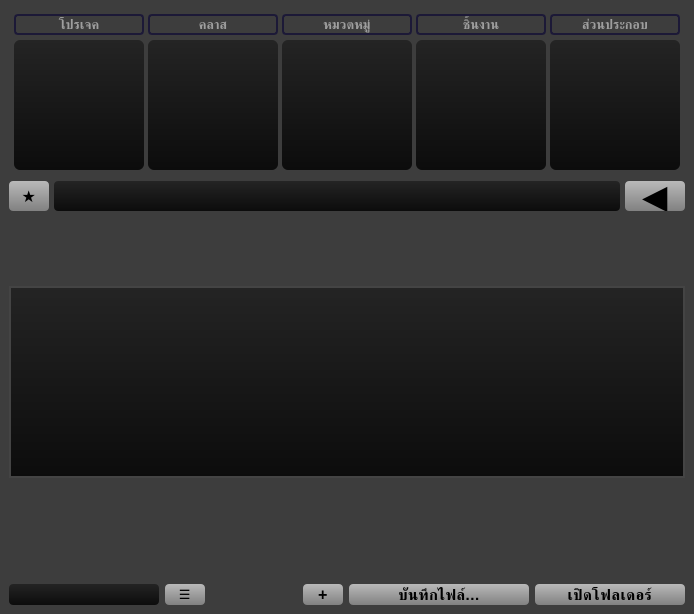
<?xml version="1.0" encoding="UTF-8"?>
<ui version="4.0">
 <class>MainWindow</class>
 <widget class="QMainWindow" name="MainWindow">
  <property name="geometry">
   <rect>
    <x>0</x>
    <y>0</y>
    <width>694</width>
    <height>614</height>
   </rect>
  </property>
  <property name="sizePolicy">
   <sizepolicy hsizetype="Minimum" vsizetype="Minimum">
    <horstretch>0</horstretch>
    <verstretch>0</verstretch>
   </sizepolicy>
  </property>
  <property name="windowTitle">
   <string>MainWindow</string>
  </property>
  <property name="toolTip">
   <string/>
  </property>
  <property name="statusTip">
   <string/>
  </property>
  <property name="whatsThis">
   <string/>
  </property>
  <property name="accessibleName">
   <string/>
  </property>
  <property name="accessibleDescription">
   <string/>
  </property>
  <property name="styleSheet">
   <string notr="true">background-color:rgb(61, 61, 61)</string>
  </property>
  <widget class="QWidget" name="centralwidget">
   <layout class="QGridLayout" name="gridLayout_2">
    <item row="1" column="0">
     <widget class="QWidget" name="widget_5" native="true">
      <property name="maximumSize">
       <size>
        <width>16777215</width>
        <height>16777215</height>
       </size>
      </property>
      <layout class="QGridLayout" name="gridLayout_8">
       <property name="leftMargin">
        <number>5</number>
       </property>
       <property name="topMargin">
        <number>5</number>
       </property>
       <property name="rightMargin">
        <number>5</number>
       </property>
       <property name="bottomMargin">
        <number>5</number>
       </property>
       <property name="spacing">
        <number>4</number>
       </property>
       <item row="0" column="3">
        <widget class="QWidget" name="widget_6" native="true">
         <layout class="QGridLayout" name="gridLayout_9">
          <property name="leftMargin">
           <number>0</number>
          </property>
          <property name="topMargin">
           <number>0</number>
          </property>
          <property name="rightMargin">
           <number>0</number>
          </property>
          <property name="bottomMargin">
           <number>0</number>
          </property>
          <property name="horizontalSpacing">
           <number>0</number>
          </property>
          <property name="verticalSpacing">
           <number>5</number>
          </property>
          <item row="1" column="0">
           <widget class="QListWidget" name="listWidget_shot">
            <property name="maximumSize">
             <size>
              <width>130</width>
              <height>130</height>
             </size>
            </property>
            <property name="font">
             <font>
              <pointsize>10</pointsize>
              <weight>50</weight>
              <bold>false</bold>
             </font>
            </property>
            <property name="styleSheet">
             <string notr="true">QListWidget {
    background-color:qlineargradient(spread:pad, x1:0, y1:1, x2:0, y2:0, stop:0 rgba(12, 12, 12, 255), stop:1 rgba(36, 36, 36, 255));
        color: white;       /* optional: เปลี่ยนสีตัวหนังสือด้วย */
	border-radius:6px;
    }

QListWidget::item:selected {
   background-color:      qlineargradient(spread:pad, x1:1, y1:0, x2:1, y2:1, stop:0 rgba(243, 159, 89, 255), stop:1 rgba(197, 131, 76, 255));
        color: black;       /* optional: เปลี่ยนสีตัวหนังสือด้วย */
    }
</string>
            </property>
           </widget>
          </item>
          <item row="0" column="0">
           <widget class="QLineEdit" name="lineEdit_search_shot">
            <property name="sizePolicy">
             <sizepolicy hsizetype="Expanding" vsizetype="Minimum">
              <horstretch>0</horstretch>
              <verstretch>0</verstretch>
             </sizepolicy>
            </property>
            <property name="minimumSize">
             <size>
              <width>0</width>
              <height>0</height>
             </size>
            </property>
            <property name="maximumSize">
             <size>
              <width>130</width>
              <height>16777215</height>
             </size>
            </property>
            <property name="font">
             <font>
              <pointsize>10</pointsize>
              <weight>75</weight>
              <bold>true</bold>
             </font>
            </property>
            <property name="focusPolicy">
             <enum>Qt::ClickFocus</enum>
            </property>
            <property name="toolTip">
             <string/>
            </property>
            <property name="statusTip">
             <string>ค้นหาชื่อของงาน</string>
            </property>
            <property name="styleSheet">
             <string notr="true">QLineEdit {
	color:white;
    /* ต้องมีขอบ */
    /* ต้องมีรัศมี */
    /* Padding สำคัญมากเพื่อให้รูปร่างโค้งมนสวยงาม */
	
	 border: 2px solid rgb(28, 25, 55);
border-radius: 4px;
}</string>
            </property>
            <property name="text">
             <string/>
            </property>
            <property name="alignment">
             <set>Qt::AlignCenter</set>
            </property>
            <property name="placeholderText">
             <string>ชิ้นงาน</string>
            </property>
            <property name="clearButtonEnabled">
             <bool>true</bool>
            </property>
           </widget>
          </item>
         </layout>
        </widget>
       </item>
       <item row="0" column="0">
        <widget class="QWidget" name="widget_2" native="true">
         <layout class="QGridLayout" name="gridLayout_5">
          <property name="leftMargin">
           <number>0</number>
          </property>
          <property name="topMargin">
           <number>0</number>
          </property>
          <property name="rightMargin">
           <number>0</number>
          </property>
          <property name="bottomMargin">
           <number>0</number>
          </property>
          <property name="horizontalSpacing">
           <number>0</number>
          </property>
          <property name="verticalSpacing">
           <number>5</number>
          </property>
          <item row="1" column="0">
           <widget class="QListWidget" name="listWidget_project">
            <property name="maximumSize">
             <size>
              <width>130</width>
              <height>130</height>
             </size>
            </property>
            <property name="font">
             <font>
              <pointsize>10</pointsize>
              <weight>50</weight>
              <bold>false</bold>
             </font>
            </property>
            <property name="styleSheet">
             <string notr="true">QListWidget {
    background-color:qlineargradient(spread:pad, x1:0, y1:1, x2:0, y2:0, stop:0 rgba(12, 12, 12, 255), stop:1 rgba(36, 36, 36, 255));
        color: white;       /* optional: เปลี่ยนสีตัวหนังสือด้วย */
	border-radius:6px;
    }

QListWidget::item:selected {
   background-color:      qlineargradient(spread:pad, x1:1, y1:0, x2:1, y2:1, stop:0 rgba(243, 159, 89, 255), stop:1 rgba(197, 131, 76, 255));
        color: black;       /* optional: เปลี่ยนสีตัวหนังสือด้วย */
    }
</string>
            </property>
           </widget>
          </item>
          <item row="0" column="0">
           <widget class="QLineEdit" name="lineEdit_search_project">
            <property name="sizePolicy">
             <sizepolicy hsizetype="Expanding" vsizetype="Minimum">
              <horstretch>0</horstretch>
              <verstretch>0</verstretch>
             </sizepolicy>
            </property>
            <property name="minimumSize">
             <size>
              <width>0</width>
              <height>0</height>
             </size>
            </property>
            <property name="maximumSize">
             <size>
              <width>130</width>
              <height>16777215</height>
             </size>
            </property>
            <property name="font">
             <font>
              <pointsize>10</pointsize>
              <weight>75</weight>
              <bold>true</bold>
             </font>
            </property>
            <property name="focusPolicy">
             <enum>Qt::ClickFocus</enum>
            </property>
            <property name="toolTip">
             <string/>
            </property>
            <property name="statusTip">
             <string>ค้นหาชื่อของงาน</string>
            </property>
            <property name="styleSheet">
             <string notr="true">QLineEdit {
	color:white;
    /* ต้องมีขอบ */
    /* ต้องมีรัศมี */
    /* Padding สำคัญมากเพื่อให้รูปร่างโค้งมนสวยงาม */
	
	 border: 2px solid rgb(28, 25, 55);
border-radius: 4px;
}</string>
            </property>
            <property name="alignment">
             <set>Qt::AlignCenter</set>
            </property>
            <property name="placeholderText">
             <string>โปรเจค</string>
            </property>
            <property name="clearButtonEnabled">
             <bool>true</bool>
            </property>
           </widget>
          </item>
         </layout>
        </widget>
       </item>
       <item row="0" column="2">
        <widget class="QWidget" name="widget_4" native="true">
         <layout class="QGridLayout" name="gridLayout_7">
          <property name="leftMargin">
           <number>0</number>
          </property>
          <property name="topMargin">
           <number>0</number>
          </property>
          <property name="rightMargin">
           <number>0</number>
          </property>
          <property name="bottomMargin">
           <number>0</number>
          </property>
          <property name="horizontalSpacing">
           <number>0</number>
          </property>
          <property name="verticalSpacing">
           <number>5</number>
          </property>
          <item row="1" column="0">
           <widget class="QListWidget" name="listWidget_scene">
            <property name="maximumSize">
             <size>
              <width>130</width>
              <height>130</height>
             </size>
            </property>
            <property name="font">
             <font>
              <pointsize>10</pointsize>
              <weight>50</weight>
              <bold>false</bold>
             </font>
            </property>
            <property name="styleSheet">
             <string notr="true">QListWidget {
    background-color:qlineargradient(spread:pad, x1:0, y1:1, x2:0, y2:0, stop:0 rgba(12, 12, 12, 255), stop:1 rgba(36, 36, 36, 255));
        color: white;       /* optional: เปลี่ยนสีตัวหนังสือด้วย */
	border-radius:6px;
    }

QListWidget::item:selected {
   background-color:      qlineargradient(spread:pad, x1:1, y1:0, x2:1, y2:1, stop:0 rgba(243, 159, 89, 255), stop:1 rgba(197, 131, 76, 255));
        color: black;       /* optional: เปลี่ยนสีตัวหนังสือด้วย */
    }
</string>
            </property>
           </widget>
          </item>
          <item row="0" column="0">
           <widget class="QLineEdit" name="lineEdit_search_scene">
            <property name="sizePolicy">
             <sizepolicy hsizetype="Expanding" vsizetype="Minimum">
              <horstretch>0</horstretch>
              <verstretch>0</verstretch>
             </sizepolicy>
            </property>
            <property name="minimumSize">
             <size>
              <width>0</width>
              <height>0</height>
             </size>
            </property>
            <property name="maximumSize">
             <size>
              <width>130</width>
              <height>16777215</height>
             </size>
            </property>
            <property name="font">
             <font>
              <pointsize>10</pointsize>
              <weight>75</weight>
              <bold>true</bold>
             </font>
            </property>
            <property name="focusPolicy">
             <enum>Qt::ClickFocus</enum>
            </property>
            <property name="toolTip">
             <string/>
            </property>
            <property name="statusTip">
             <string>ค้นหาชื่อของงาน</string>
            </property>
            <property name="styleSheet">
             <string notr="true">QLineEdit {
	color:white;
    /* ต้องมีขอบ */
    /* ต้องมีรัศมี */
    /* Padding สำคัญมากเพื่อให้รูปร่างโค้งมนสวยงาม */
	
	 border: 2px solid rgb(28, 25, 55);
border-radius: 4px;
}</string>
            </property>
            <property name="alignment">
             <set>Qt::AlignCenter</set>
            </property>
            <property name="placeholderText">
             <string>หมวดหมู่</string>
            </property>
            <property name="clearButtonEnabled">
             <bool>true</bool>
            </property>
           </widget>
          </item>
         </layout>
        </widget>
       </item>
       <item row="0" column="1">
        <widget class="QWidget" name="widget_3" native="true">
         <layout class="QGridLayout" name="gridLayout_6">
          <property name="leftMargin">
           <number>0</number>
          </property>
          <property name="topMargin">
           <number>0</number>
          </property>
          <property name="rightMargin">
           <number>0</number>
          </property>
          <property name="bottomMargin">
           <number>0</number>
          </property>
          <property name="horizontalSpacing">
           <number>0</number>
          </property>
          <property name="verticalSpacing">
           <number>5</number>
          </property>
          <item row="1" column="0">
           <widget class="QListWidget" name="listWidget_class">
            <property name="maximumSize">
             <size>
              <width>130</width>
              <height>130</height>
             </size>
            </property>
            <property name="font">
             <font>
              <pointsize>10</pointsize>
              <weight>50</weight>
              <bold>false</bold>
             </font>
            </property>
            <property name="styleSheet">
             <string notr="true">QListWidget {
    background-color:qlineargradient(spread:pad, x1:0, y1:1, x2:0, y2:0, stop:0 rgba(12, 12, 12, 255), stop:1 rgba(36, 36, 36, 255));
        color: white;       /* optional: เปลี่ยนสีตัวหนังสือด้วย */
	border-radius:6px;
    }

QListWidget::item:selected {
   background-color:      qlineargradient(spread:pad, x1:1, y1:0, x2:1, y2:1, stop:0 rgba(243, 159, 89, 255), stop:1 rgba(197, 131, 76, 255));
        color: black;       /* optional: เปลี่ยนสีตัวหนังสือด้วย */
    }
</string>
            </property>
           </widget>
          </item>
          <item row="0" column="0">
           <widget class="QLineEdit" name="lineEdit_search_class">
            <property name="sizePolicy">
             <sizepolicy hsizetype="Expanding" vsizetype="Minimum">
              <horstretch>0</horstretch>
              <verstretch>0</verstretch>
             </sizepolicy>
            </property>
            <property name="minimumSize">
             <size>
              <width>0</width>
              <height>0</height>
             </size>
            </property>
            <property name="maximumSize">
             <size>
              <width>130</width>
              <height>16777215</height>
             </size>
            </property>
            <property name="font">
             <font>
              <pointsize>10</pointsize>
              <weight>75</weight>
              <bold>true</bold>
             </font>
            </property>
            <property name="focusPolicy">
             <enum>Qt::ClickFocus</enum>
            </property>
            <property name="toolTip">
             <string/>
            </property>
            <property name="statusTip">
             <string>ค้นหาชื่อของงาน</string>
            </property>
            <property name="styleSheet">
             <string notr="true">QLineEdit {
	color:white;
    /* ต้องมีขอบ */
    /* ต้องมีรัศมี */
    /* Padding สำคัญมากเพื่อให้รูปร่างโค้งมนสวยงาม */
	
	 border: 2px solid rgb(28, 25, 55);
border-radius: 4px;
}</string>
            </property>
            <property name="text">
             <string/>
            </property>
            <property name="alignment">
             <set>Qt::AlignCenter</set>
            </property>
            <property name="placeholderText">
             <string>คลาส</string>
            </property>
            <property name="clearButtonEnabled">
             <bool>true</bool>
            </property>
           </widget>
          </item>
         </layout>
        </widget>
       </item>
       <item row="0" column="4">
        <widget class="QWidget" name="widget_7" native="true">
         <layout class="QGridLayout" name="gridLayout_10">
          <property name="leftMargin">
           <number>0</number>
          </property>
          <property name="topMargin">
           <number>0</number>
          </property>
          <property name="rightMargin">
           <number>0</number>
          </property>
          <property name="bottomMargin">
           <number>0</number>
          </property>
          <property name="horizontalSpacing">
           <number>0</number>
          </property>
          <property name="verticalSpacing">
           <number>5</number>
          </property>
          <item row="1" column="0">
           <widget class="QListWidget" name="listWidget_element">
            <property name="maximumSize">
             <size>
              <width>130</width>
              <height>130</height>
             </size>
            </property>
            <property name="font">
             <font>
              <pointsize>10</pointsize>
              <weight>50</weight>
              <bold>false</bold>
             </font>
            </property>
            <property name="styleSheet">
             <string notr="true">QListWidget {
    background-color:qlineargradient(spread:pad, x1:0, y1:1, x2:0, y2:0, stop:0 rgba(12, 12, 12, 255), stop:1 rgba(36, 36, 36, 255));
        color: white;       /* optional: เปลี่ยนสีตัวหนังสือด้วย */
	border-radius:6px;
    }

QListWidget::item:selected {
   background-color:      qlineargradient(spread:pad, x1:1, y1:0, x2:1, y2:1, stop:0 rgba(243, 159, 89, 255), stop:1 rgba(197, 131, 76, 255));
        color: black;       /* optional: เปลี่ยนสีตัวหนังสือด้วย */
    }
</string>
            </property>
           </widget>
          </item>
          <item row="0" column="0">
           <widget class="QLineEdit" name="lineEdit_search_element">
            <property name="sizePolicy">
             <sizepolicy hsizetype="Expanding" vsizetype="Minimum">
              <horstretch>0</horstretch>
              <verstretch>0</verstretch>
             </sizepolicy>
            </property>
            <property name="minimumSize">
             <size>
              <width>0</width>
              <height>0</height>
             </size>
            </property>
            <property name="maximumSize">
             <size>
              <width>130</width>
              <height>16777215</height>
             </size>
            </property>
            <property name="font">
             <font>
              <pointsize>10</pointsize>
              <weight>75</weight>
              <bold>true</bold>
             </font>
            </property>
            <property name="focusPolicy">
             <enum>Qt::ClickFocus</enum>
            </property>
            <property name="toolTip">
             <string/>
            </property>
            <property name="statusTip">
             <string>ค้นหาชื่อของงาน</string>
            </property>
            <property name="styleSheet">
             <string notr="true">QLineEdit {
	color:white;
    /* ต้องมีขอบ */
    /* ต้องมีรัศมี */
    /* Padding สำคัญมากเพื่อให้รูปร่างโค้งมนสวยงาม */
	
	 border: 2px solid rgb(28, 25, 55);
border-radius: 4px;
}</string>
            </property>
            <property name="alignment">
             <set>Qt::AlignCenter</set>
            </property>
            <property name="placeholderText">
             <string>ส่วนประกอบ</string>
            </property>
            <property name="clearButtonEnabled">
             <bool>true</bool>
            </property>
           </widget>
          </item>
         </layout>
        </widget>
       </item>
      </layout>
     </widget>
    </item>
    <item row="2" column="0">
     <widget class="QWidget" name="widget" native="true">
      <property name="minimumSize">
       <size>
        <width>30</width>
        <height>0</height>
       </size>
      </property>
      <property name="maximumSize">
       <size>
        <width>16777215</width>
        <height>30</height>
       </size>
      </property>
      <layout class="QGridLayout" name="gridLayout">
       <property name="leftMargin">
        <number>0</number>
       </property>
       <property name="topMargin">
        <number>0</number>
       </property>
       <property name="rightMargin">
        <number>0</number>
       </property>
       <property name="bottomMargin">
        <number>0</number>
       </property>
       <property name="horizontalSpacing">
        <number>5</number>
       </property>
       <property name="verticalSpacing">
        <number>10</number>
       </property>
       <item row="0" column="5">
        <widget class="QLineEdit" name="lineEdit_current_path">
         <property name="sizePolicy">
          <sizepolicy hsizetype="Expanding" vsizetype="Minimum">
           <horstretch>0</horstretch>
           <verstretch>0</verstretch>
          </sizepolicy>
         </property>
         <property name="font">
          <font>
           <pointsize>10</pointsize>
           <weight>50</weight>
           <bold>false</bold>
          </font>
         </property>
         <property name="styleSheet">
          <string notr="true">

    QLineEdit {
background-color:qlineargradient(spread:pad, x1:0, y1:1, x2:0, y2:0, stop:0 rgba(12, 12, 12, 255), stop:1 rgba(36, 36, 36, 255));
		color:white;
        border: none;
border-radius: 4px;
    }
QLineEdit::selection {
    background: #3a86ff;
    color: white;
}</string>
         </property>
        </widget>
       </item>
       <item row="0" column="0">
        <widget class="QPushButton" name="pushButton_shortcut_recent">
         <property name="sizePolicy">
          <sizepolicy hsizetype="Minimum" vsizetype="Minimum">
           <horstretch>0</horstretch>
           <verstretch>0</verstretch>
          </sizepolicy>
         </property>
         <property name="minimumSize">
          <size>
           <width>40</width>
           <height>0</height>
          </size>
         </property>
         <property name="maximumSize">
          <size>
           <width>40</width>
           <height>16777215</height>
          </size>
         </property>
         <property name="font">
          <font>
           <pointsize>12</pointsize>
           <weight>75</weight>
           <bold>true</bold>
          </font>
         </property>
         <property name="toolTip">
          <string/>
         </property>
         <property name="statusTip">
          <string>เปิด Google Docs ของ งานชิ้นนี้</string>
         </property>
         <property name="layoutDirection">
          <enum>Qt::LeftToRight</enum>
         </property>
         <property name="styleSheet">
          <string notr="true">QPushButton {
    color: black;
    background: qlineargradient(spread:pad, x1:0, y1:0, x2:0, y2:1, stop:0 rgba(185, 185, 185, 255), stop:1 rgba(129, 129, 129, 255));
    border: 1px solid rgba(255, 255, 255, 0.5);
    font-weight: 600;
    letter-spacing: 0.5px;
	border:None;
	border-radius: 4px;
}

QPushButton:hover {
        background: qlineargradient(spread:pad, x1:1, y1:0, x2:1, y2:1, stop:0 rgba(243, 159, 89, 255), stop:1 rgba(197, 131, 76, 255));
}

QPushButton:pressed {
        background: qlineargradient(spread:pad, x1:0, y1:1, x2:0, y2:0, stop:0 rgba(189, 123, 69, 255), stop:1 rgba(134, 88, 50, 255));
}
</string>
         </property>
         <property name="text">
          <string>★</string>
         </property>
        </widget>
       </item>
       <item row="0" column="6">
        <widget class="QPushButton" name="pushButton_go_back">
         <property name="sizePolicy">
          <sizepolicy hsizetype="Minimum" vsizetype="Minimum">
           <horstretch>0</horstretch>
           <verstretch>0</verstretch>
          </sizepolicy>
         </property>
         <property name="minimumSize">
          <size>
           <width>60</width>
           <height>0</height>
          </size>
         </property>
         <property name="maximumSize">
          <size>
           <width>16777215</width>
           <height>16777215</height>
          </size>
         </property>
         <property name="font">
          <font>
           <pointsize>25</pointsize>
           <weight>75</weight>
           <bold>true</bold>
          </font>
         </property>
         <property name="toolTip">
          <string/>
         </property>
         <property name="statusTip">
          <string>เปิด Google Docs ของ งานชิ้นนี้</string>
         </property>
         <property name="layoutDirection">
          <enum>Qt::LeftToRight</enum>
         </property>
         <property name="styleSheet">
          <string notr="true">QPushButton {
    color: black;
    background: qlineargradient(spread:pad, x1:0, y1:0, x2:0, y2:1, stop:0 rgba(185, 185, 185, 255), stop:1 rgba(129, 129, 129, 255));
    border: 1px solid rgba(255, 255, 255, 0.5);
    font-weight: 600;
    letter-spacing: 0.5px;
	border:None;
	border-radius: 4px;
}

QPushButton:hover {
        background: qlineargradient(spread:pad, x1:1, y1:0, x2:1, y2:1, stop:0 rgba(243, 159, 89, 255), stop:1 rgba(197, 131, 76, 255));
}

QPushButton:pressed {
        background: qlineargradient(spread:pad, x1:0, y1:1, x2:0, y2:0, stop:0 rgba(189, 123, 69, 255), stop:1 rgba(134, 88, 50, 255));
}
</string>
         </property>
         <property name="text">
          <string>◀</string>
         </property>
        </widget>
       </item>
      </layout>
     </widget>
    </item>
    <item row="3" column="0">
     <spacer name="verticalSpacer_4">
      <property name="orientation">
       <enum>Qt::Vertical</enum>
      </property>
      <property name="sizeHint" stdset="0">
       <size>
        <width>20</width>
        <height>10</height>
       </size>
      </property>
     </spacer>
    </item>
    <item row="4" column="0">
     <widget class="QTableView" name="tableView_files">
      <property name="enabled">
       <bool>true</bool>
      </property>
      <property name="sizePolicy">
       <sizepolicy hsizetype="Expanding" vsizetype="Expanding">
        <horstretch>0</horstretch>
        <verstretch>0</verstretch>
       </sizepolicy>
      </property>
      <property name="minimumSize">
       <size>
        <width>0</width>
        <height>150</height>
       </size>
      </property>
      <property name="font">
       <font>
        <family>Segoe UI Semilight</family>
        <pointsize>10</pointsize>
        <weight>50</weight>
        <bold>false</bold>
       </font>
      </property>
      <property name="toolTip">
       <string/>
      </property>
      <property name="statusTip">
       <string>ช่องแสดงงานทั้งหมด</string>
      </property>
      <property name="styleSheet">
       <string notr="true">QTableView {
    background-color:qlineargradient(spread:pad, x1:0, y1:1, x2:0, y2:0, stop:0 rgba(12, 12, 12, 255), stop:1 rgba(36, 36, 36, 255));
    color: #f0f0f0;
    border: 2px solid #444;
    gridline-color: #555;
    outline: none;
    alternate-background-color: #333;
	padding:0px;
}

QHeaderView::section {
    background-color: #3a3a3a;
    color: #ffffff;
    font-weight: bold;
    border: 1px solid #555;
}

QTableView::item {
    padding: 0px;
}

QTableView::item:selected {
 background-color:qlineargradient(spread:pad, x1:1, y1:0, x2:1, y2:1, stop:0 rgba(243, 159, 89, 255), stop:1 rgba(197, 131, 76, 255));
color:black;
    font: bold;
}</string>
      </property>
      <property name="verticalScrollBarPolicy">
       <enum>Qt::ScrollBarAlwaysOff</enum>
      </property>
      <property name="horizontalScrollBarPolicy">
       <enum>Qt::ScrollBarAlwaysOff</enum>
      </property>
      <property name="editTriggers">
       <set>QAbstractItemView::NoEditTriggers</set>
      </property>
      <property name="selectionMode">
       <enum>QAbstractItemView::SingleSelection</enum>
      </property>
      <property name="showGrid">
       <bool>false</bool>
      </property>
      <property name="gridStyle">
       <enum>Qt::NoPen</enum>
      </property>
      <attribute name="horizontalHeaderVisible">
       <bool>true</bool>
      </attribute>
      <attribute name="horizontalHeaderCascadingSectionResizes">
       <bool>false</bool>
      </attribute>
      <attribute name="horizontalHeaderDefaultSectionSize">
       <number>20</number>
      </attribute>
      <attribute name="horizontalHeaderHighlightSections">
       <bool>false</bool>
      </attribute>
      <attribute name="horizontalHeaderMinimumSectionSize">
       <number>20</number>
      </attribute>
      <attribute name="verticalHeaderVisible">
       <bool>false</bool>
      </attribute>
      <attribute name="verticalHeaderDefaultSectionSize">
       <number>15</number>
      </attribute>
      <attribute name="verticalHeaderMinimumSectionSize">
       <number>15</number>
      </attribute>
     </widget>
    </item>
    <item row="5" column="0">
     <spacer name="verticalSpacer">
      <property name="orientation">
       <enum>Qt::Vertical</enum>
      </property>
      <property name="sizeHint" stdset="0">
       <size>
        <width>20</width>
        <height>100</height>
       </size>
      </property>
     </spacer>
    </item>
    <item row="6" column="0">
     <widget class="QWidget" name="widget_9" native="true">
      <property name="minimumSize">
       <size>
        <width>0</width>
        <height>0</height>
       </size>
      </property>
      <property name="maximumSize">
       <size>
        <width>16777215</width>
        <height>30</height>
       </size>
      </property>
      <layout class="QGridLayout" name="gridLayout_3">
       <property name="leftMargin">
        <number>0</number>
       </property>
       <property name="topMargin">
        <number>0</number>
       </property>
       <property name="rightMargin">
        <number>0</number>
       </property>
       <property name="bottomMargin">
        <number>0</number>
       </property>
       <item row="0" column="7">
        <widget class="QPushButton" name="pushButton_create_new">
         <property name="sizePolicy">
          <sizepolicy hsizetype="Minimum" vsizetype="Minimum">
           <horstretch>0</horstretch>
           <verstretch>0</verstretch>
          </sizepolicy>
         </property>
         <property name="minimumSize">
          <size>
           <width>40</width>
           <height>0</height>
          </size>
         </property>
         <property name="maximumSize">
          <size>
           <width>16777215</width>
           <height>16777215</height>
          </size>
         </property>
         <property name="font">
          <font>
           <pointsize>12</pointsize>
           <weight>75</weight>
           <bold>true</bold>
          </font>
         </property>
         <property name="toolTip">
          <string/>
         </property>
         <property name="statusTip">
          <string>เปิด Google Docs ของ งานชิ้นนี้</string>
         </property>
         <property name="layoutDirection">
          <enum>Qt::LeftToRight</enum>
         </property>
         <property name="styleSheet">
          <string notr="true">QPushButton {
    color: black;
    background: qlineargradient(spread:pad, x1:0, y1:0, x2:0, y2:1, stop:0 rgba(185, 185, 185, 255), stop:1 rgba(129, 129, 129, 255));
    border: 1px solid rgba(255, 255, 255, 0.5);
    font-weight: 600;
    letter-spacing: 0.5px;
	border:None;
	border-radius: 4px;
}

QPushButton:hover {
        background: qlineargradient(spread:pad, x1:1, y1:0, x2:1, y2:1, stop:0 rgba(243, 159, 89, 255), stop:1 rgba(197, 131, 76, 255));
}

QPushButton:pressed {
        background: qlineargradient(spread:pad, x1:0, y1:1, x2:0, y2:0, stop:0 rgba(189, 123, 69, 255), stop:1 rgba(134, 88, 50, 255));
}
</string>
         </property>
         <property name="text">
          <string>+</string>
         </property>
        </widget>
       </item>
       <item row="0" column="9">
        <widget class="QPushButton" name="pushButton_open_current_folder">
         <property name="sizePolicy">
          <sizepolicy hsizetype="Minimum" vsizetype="Minimum">
           <horstretch>0</horstretch>
           <verstretch>0</verstretch>
          </sizepolicy>
         </property>
         <property name="minimumSize">
          <size>
           <width>150</width>
           <height>0</height>
          </size>
         </property>
         <property name="maximumSize">
          <size>
           <width>16777215</width>
           <height>16777215</height>
          </size>
         </property>
         <property name="font">
          <font>
           <pointsize>11</pointsize>
           <weight>75</weight>
           <bold>true</bold>
          </font>
         </property>
         <property name="toolTip">
          <string/>
         </property>
         <property name="statusTip">
          <string>เปิด Google Docs ของ งานชิ้นนี้</string>
         </property>
         <property name="layoutDirection">
          <enum>Qt::LeftToRight</enum>
         </property>
         <property name="styleSheet">
          <string notr="true">QPushButton {
    color: black;
    background: qlineargradient(spread:pad, x1:0, y1:0, x2:0, y2:1, stop:0 rgba(185, 185, 185, 255), stop:1 rgba(129, 129, 129, 255));
    border: 1px solid rgba(255, 255, 255, 0.5);
    font-weight: 600;
    letter-spacing: 0.5px;
	border:None;
	border-radius: 4px;
}

QPushButton:hover {
        background: qlineargradient(spread:pad, x1:1, y1:0, x2:1, y2:1, stop:0 rgba(243, 159, 89, 255), stop:1 rgba(197, 131, 76, 255));
}

QPushButton:pressed {
        background: qlineargradient(spread:pad, x1:0, y1:1, x2:0, y2:0, stop:0 rgba(189, 123, 69, 255), stop:1 rgba(134, 88, 50, 255));
}
</string>
         </property>
         <property name="text">
          <string>เปิดโฟลเดอร์</string>
         </property>
        </widget>
       </item>
       <item row="0" column="6">
        <spacer name="horizontalSpacer">
         <property name="orientation">
          <enum>Qt::Horizontal</enum>
         </property>
         <property name="sizeHint" stdset="0">
          <size>
           <width>40</width>
           <height>20</height>
          </size>
         </property>
        </spacer>
       </item>
       <item row="0" column="8">
        <widget class="QPushButton" name="pushButton_save_file">
         <property name="sizePolicy">
          <sizepolicy hsizetype="Minimum" vsizetype="Minimum">
           <horstretch>0</horstretch>
           <verstretch>0</verstretch>
          </sizepolicy>
         </property>
         <property name="minimumSize">
          <size>
           <width>180</width>
           <height>0</height>
          </size>
         </property>
         <property name="maximumSize">
          <size>
           <width>16777215</width>
           <height>16777215</height>
          </size>
         </property>
         <property name="font">
          <font>
           <pointsize>11</pointsize>
           <weight>75</weight>
           <bold>true</bold>
          </font>
         </property>
         <property name="toolTip">
          <string/>
         </property>
         <property name="statusTip">
          <string>เปิด Google Docs ของ งานชิ้นนี้</string>
         </property>
         <property name="layoutDirection">
          <enum>Qt::LeftToRight</enum>
         </property>
         <property name="styleSheet">
          <string notr="true">QPushButton {
    color: black;
    background: qlineargradient(spread:pad, x1:0, y1:0, x2:0, y2:1, stop:0 rgba(185, 185, 185, 255), stop:1 rgba(129, 129, 129, 255));
    border: 1px solid rgba(255, 255, 255, 0.5);
    font-weight: 600;
    letter-spacing: 0.5px;
	border:None;
	border-radius: 4px;
}

QPushButton:hover {
        background: qlineargradient(spread:pad, x1:1, y1:0, x2:1, y2:1, stop:0 rgba(243, 159, 89, 255), stop:1 rgba(197, 131, 76, 255));
}

QPushButton:pressed {
        background: qlineargradient(spread:pad, x1:0, y1:1, x2:0, y2:0, stop:0 rgba(189, 123, 69, 255), stop:1 rgba(134, 88, 50, 255));
}
</string>
         </property>
         <property name="text">
          <string>บันทึกไฟล์...</string>
         </property>
        </widget>
       </item>
       <item row="0" column="1">
        <widget class="QPushButton" name="pushButton_setting">
         <property name="sizePolicy">
          <sizepolicy hsizetype="Minimum" vsizetype="Minimum">
           <horstretch>0</horstretch>
           <verstretch>0</verstretch>
          </sizepolicy>
         </property>
         <property name="minimumSize">
          <size>
           <width>40</width>
           <height>0</height>
          </size>
         </property>
         <property name="maximumSize">
          <size>
           <width>50</width>
           <height>16777215</height>
          </size>
         </property>
         <property name="font">
          <font>
           <pointsize>10</pointsize>
           <weight>75</weight>
           <bold>true</bold>
          </font>
         </property>
         <property name="toolTip">
          <string/>
         </property>
         <property name="statusTip">
          <string>เปิด Google Docs ของ งานชิ้นนี้</string>
         </property>
         <property name="layoutDirection">
          <enum>Qt::LeftToRight</enum>
         </property>
         <property name="styleSheet">
          <string notr="true">QPushButton {
    color: black;
    background: qlineargradient(spread:pad, x1:0, y1:0, x2:0, y2:1, stop:0 rgba(185, 185, 185, 255), stop:1 rgba(129, 129, 129, 255));
    border: 1px solid rgba(255, 255, 255, 0.5);
    font-weight: 600;
    letter-spacing: 0.5px;
	border:None;
	border-radius: 4px;
}

QPushButton:hover {
        background: qlineargradient(spread:pad, x1:1, y1:0, x2:1, y2:1, stop:0 rgba(243, 159, 89, 255), stop:1 rgba(197, 131, 76, 255));
}

QPushButton:pressed {
        background: qlineargradient(spread:pad, x1:0, y1:1, x2:0, y2:0, stop:0 rgba(189, 123, 69, 255), stop:1 rgba(134, 88, 50, 255));
}
</string>
         </property>
         <property name="text">
          <string>☰</string>
         </property>
        </widget>
       </item>
       <item row="0" column="0">
        <widget class="QLineEdit" name="lineEdit_search_file">
         <property name="sizePolicy">
          <sizepolicy hsizetype="Expanding" vsizetype="Minimum">
           <horstretch>0</horstretch>
           <verstretch>0</verstretch>
          </sizepolicy>
         </property>
         <property name="maximumSize">
          <size>
           <width>150</width>
           <height>16777215</height>
          </size>
         </property>
         <property name="font">
          <font>
           <pointsize>12</pointsize>
           <weight>75</weight>
           <bold>true</bold>
          </font>
         </property>
         <property name="styleSheet">
          <string notr="true">

    QLineEdit {
background-color:qlineargradient(spread:pad, x1:0, y1:1, x2:0, y2:0, stop:0 rgba(12, 12, 12, 255), stop:1 rgba(36, 36, 36, 255));
		color:white;
        border: none;
border-radius: 4px;
    }
QLineEdit::selection {
    background: #3a86ff;
    color: white;
}</string>
         </property>
         <property name="text">
          <string/>
         </property>
         <property name="placeholderText">
          <string/>
         </property>
         <property name="clearButtonEnabled">
          <bool>true</bool>
         </property>
        </widget>
       </item>
      </layout>
     </widget>
    </item>
   </layout>
  </widget>
 </widget>
 <resources/>
 <connections/>
</ui>
